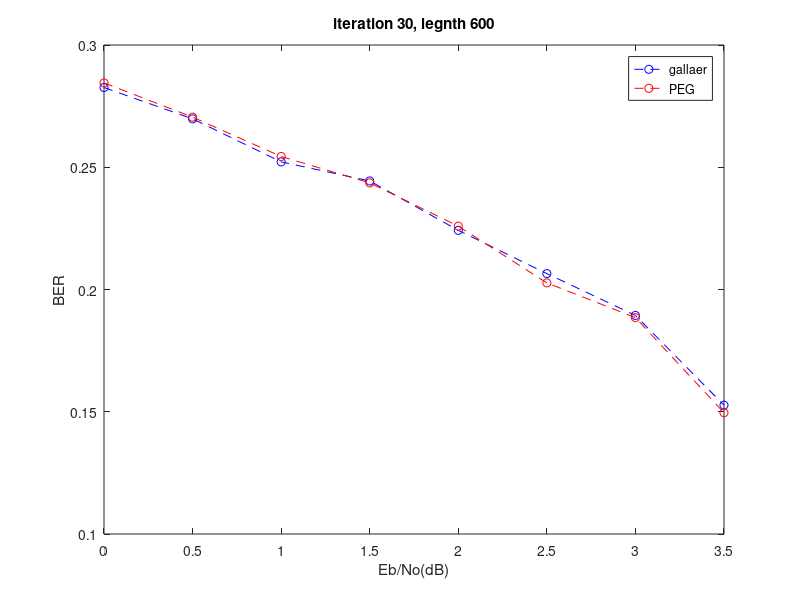

Reproduce this figure in MATLAB.
x=[0 0.5 1.0 1.5 2.0 2.5 3.0 3.5];
y1=[0.2826 0.2698 0.2522 0.2444 0.2242 0.2065 0.1894 0.1527]
y2=[0.2845 0.2705 0.2544 0.2436 0.2259 0.2027 0.1885 0.1496]

plot(x,y1,'b--o')
hold on
plot(x,y2,'r--o')

legend('gallaer', 'PEG')
hold off

title('iteration 30, legnth 600')
xlabel('Eb/No(dB)')
ylabel('BER')
